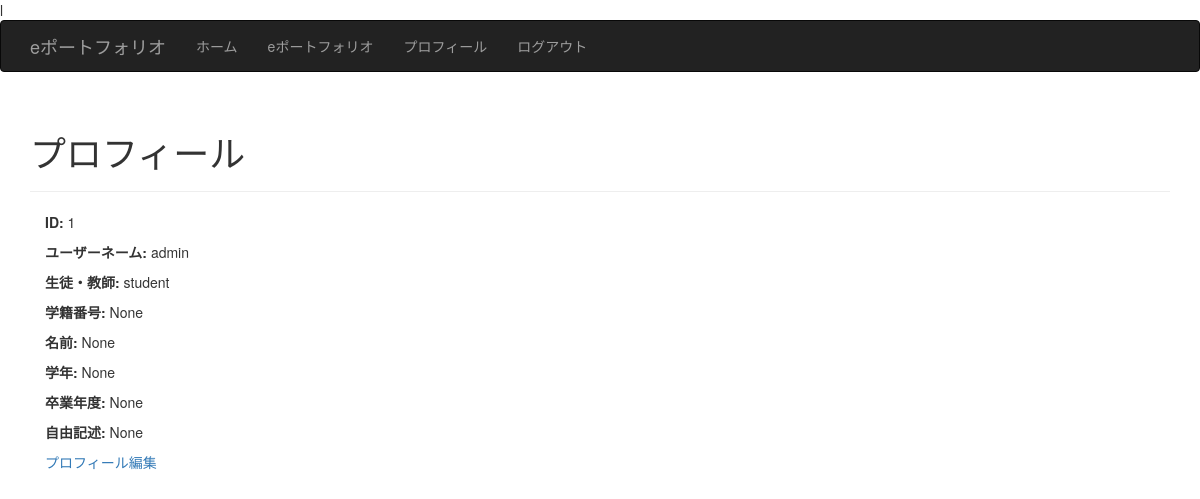
The app's page /profile (signed in) with its own data.
### tables this page shows
CREATE TABLE user (
            id INTEGER PRIMARY KEY AUTOINCREMENT,
            username TEXT NOT NULL UNIQUE,
            password TEXT NOT NULL,
            role TEXT NOT NULL,
            student_number TEXT,
            name TEXT,
            grade TEXT,
            graduation_year TEXT,
            bio TEXT
        );

### app.py (the view)
@app.route('/profile')
def profile():
    if 'user_id' not in session:
        flash('You need to be logged in to view this page.', 'danger')
        return redirect(url_for('login'))
    conn = get_db_connection()
    cursor = conn.cursor()
    cursor.execute("SELECT * FROM user WHERE id = ?", (session['user_id'],))
    user_row = cursor.fetchone()
    conn.close()
    if user_row:
        user_dict = dict(user_row)
        user = User(
            user_dict['id'], user_dict['username'], user_dict['password'], user_dict['role'],
            user_dict.get('student_number', ''), user_dict.get('name', ''), user_dict.get('grade', ''),
            user_dict.get('graduation_year', ''), user_dict.get('bio', '')
        )
        return render_template('profile.html', user=user)
    else:
        flash('User not found.', 'danger')
        return redirect(url_for('index'))

### app.py (called while the page is built)
def get_db_connection():
    conn = sqlite3.connect(DATABASE)
    conn.row_factory = sqlite3.Row
    return conn

### templates/profile.html
l {% extends "base.html" %} {% block title %}プロフィール{% endblock %} {% block
content %}
<div class="page-header"><h1>プロフィール</h1></div>
<div class="container">
  <p><strong>ID:</strong> {{ user.id }}</p>
  <p><strong>ユーザーネーム:</strong> {{ user.username }}</p>
  <p><strong>生徒・教師:</strong> {{ user.role }}</p>
  <p><strong>学籍番号:</strong> {{ user.student_number }}</p>
  <p><strong>名前:</strong> {{ user.name }}</p>
  <p><strong>学年:</strong> {{ user.grade }}</p>
  <p><strong>卒業年度:</strong> {{ user.graduation_year }}</p>
  <p><strong>自由記述:</strong> {{ user.bio }}</p>
  <a href="{{ url_for('edit_profile') }}">プロフィール編集</a>
  <br />
</div>
{% endblock %}

### records on screen
user: id "1", username "admin", role "student"

### other values on screen
{{ user.student_number }} "None"
{{ user.name }} "None"
{{ user.grade }} "None"
{{ user.graduation_year }} "None"
{{ user.bio }} "None"
